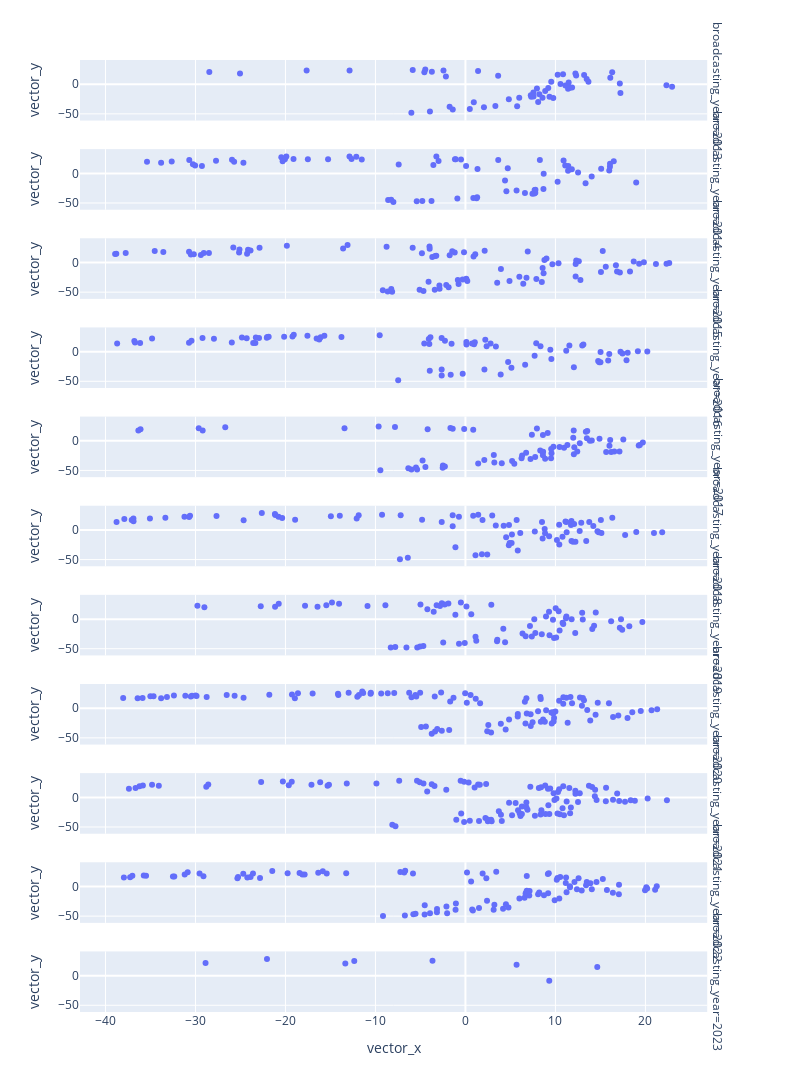

This figure's notebook cell:
### Code cell
df = px.data.tips()
fig = px.scatter(stories_df_merged, x='vector_x', y='vector_y', hover_data=["index", "title"], facet_row="broadcasting_year", width=800, height=2000)
fig.show()

### Figure 1 — Plotly figure (JSON) as saved in the notebook; plotly's stock layout.template omitted (floating-point values rounded to 4 significant figures; data arrays with more than 128 entries replaced by an {"elided": "..."} marker saying what was removed)
{"data": [{"customdata": [["0325", "「映画ドラえもん のび太の新魔界大冒険～７人の魔法使い～」"], ["0326", "「ばくはつコショウ」"], ["0326", "「何が何でもお花見を」"], ["0327", "「やりクリしてハワイ旅行」"], ["0327", "「しずかちゃんのはごろも」"], ["0328", "「ひるねは天国で」"], ["0328", "「どくさいスイッチ」"], ["0329", "「インスタントママ」"], ["0329", "「狙われたジャイアン」"], ["0330", "「脱出！ 恐怖の骨川ハウス」"], ["0330", "「さとりヘルメット」"], ["0331", "「イエコプター」"], ["0331", "「しずかちゃんの最悪な誕生日」"], ["0332", "「朱にまじわれ棒」"], ["0332", "「ジャイアンがパンダ」"], ["0333", "「おみやげフロシキ」"], ["0333", "「最強！黒おびのび太」"], ["0334", "「ジャイアンの引退コンサート」"], ["0334", "「ユメかんとくいす」"], ["0335", "「あべこべ世界ミラー」"], ["0335", "「のび太の秘密トンネル」"], ["0336", "「ひっこし地図でおひっこし」"], ["0336", "「かがみでコマーシャル」"], ["0337", "「なんでもアイス棒」"], ["0337", "「決心コンクリート」"], ["0338", "「さよならボクのそうじ機」"], ["0338", "「真夏の夜の大航海」"], ["0338", "「ダイスキンドリンク」"], ["0339", "「深海サイクリング」"], ["0339", "「のび太のドッキリビデオ」"], ["0340", "「花火を育てよう！」"], ["0340", "「分身ハンマー」"], ["0341", "「オバケと暮らした夏休み」"], ["0341", "「カチンカチンライト」"], ["0342", "「のび太の夏祭り大作戦！」"], ["0342", "「サハラ砂漠で勉強はできない」"], ["0343", "「のび太エネルギーの使い方」"], ["0343", "「はなバルーンで大空に」"], ["0344", "「真夜中の巨大ドラたぬき」"], ["0345", "「にんげん機関車」"], ["0345", "「箱庭で松たけがり」"], ["0346", "「ハロウィンって何の日？」"], ["0346", "「味見スプーン」"], ["0347", "「マジックハンドでやりたい放題」"], ["0347", "「ゴルゴンの首」"], ["0348", "「ヤキイモの気持ち」"], ["0348", "「すい星がギンギラギン」"], ["0349", "「のび太ｖｓ武蔵　巌流島ちょっと前の戦い」"], ["0350", "「ドラえもんに落書き」"], ["0350", "「燃えよ！ドラミのスケート特訓」"], ["0350", "「タイムマシンがなくなった！！」"], ["0351", "「ケガワリング」"], ["0351", "「クリスマスきらきら大作戦」"], ["0352", "「エイコーノトビラ」"], ["0352", "「おだてジョーズ」"], ["0352", "「雪山のロマンス」"]], "hovertemplate": "broadcasting_year=2013<br>vector_x=%{x}<br>vector_y=%{y}<br>index=%{customdata[0]}<br>title=%{customdata[1]}<extra></extra>", "legendgroup": "", "marker": {"color": "#636efa", "symbol": "circle"}, "mode": "markers", "name": "", "orientation": "v", "showlegend": false, "type": "scatter", "x": [16.31, 3.635, -2.441, 17.22, 7.263, 11.41, 8.216, -4.566, 11.61, 9.204, 11.46, -1.411, 7.313, -1.757, 5.978, 8.565, 2.058, -3.945, 10.25, 9.343, 22.96, 1.403, 9.534, -17.65, -28.46, 7.551, 12.3, 3.326, -3.731, -4.461, 0.4845, -12.88, 13.67, 12.22, 11.85, 5.747, -25.05, 17.16, 13.19, 8.081, -5.857, 7.563, 8.863, -6.007, 7.944, 13.47, 11.47, 22.34, 16.1, 4.824, 0.9281, 10.85, 11.11, 9.76, 10.56, -2.17], "xaxis": "x11", "y": [20.47, 14.62, 23.2, -14.66, -18.34, -7.583, -16.74, 20.17, -5.817, -6.191, -4.393, -42.49, -21.23, -37.81, -22.95, -22.78, -38.8, -46.0, 16.05, -21.03, -4.24, 22.33, 4.272, 23.28, 20.7, -13.91, 14.68, -36.53, 21.06, 25.15, -41.58, 23.23, 4.16, 18.03, -5.28, -37.15, 18.05, 1.35, 15.65, -29.85, 24.31, -20.65, -11.5, -47.92, -7.185, 9.048, 3.015, -1.803, 10.92, -25.16, -30.5, 16.88, -1.898, -23.39, 0.4357, 13.21], "yaxis": "y11"}, {"customdata": {"elided": "70x2 str values"}, "hovertemplate": "broadcasting_year=2014<br>vector_x=%{x}<br>vector_y=%{y}<br>index=%{customdata[0]}<br>title=%{customdata[1]}<extra></extra>", "legendgroup": "", "marker": {"color": "#636efa", "symbol": "circle"}, "mode": "markers", "name": "", "orientation": "v", "showlegend": false, "type": "scatter", "x": [4.551, -4.791, 16.48, 4.705, -25.94, -27.71, 11.4, 11.43, 7.687, -1.08, 7.66, 4.399, -19.1, -7.416, -0.8981, 11.09, 3.645, 0.07243, 5.68, 14.03, -1.167, -12.65, -0.4907, -8.588, -29.28, -17.51, -30.03, 8.668, 13.35, 15.08, 1.34, -33.82, 15.98, -11.52, -8.253, -35.38, 1.302, -20.46, 7.763, 12.51, 6.614, -3.564, 0.879, -2.988, -12.88, 7.448, 10.24, -24.67, -30.28, -19.9, -12.13, -25.7, -15.26, -20.06, -8.004, 8.272, -3.768, -3.232, -32.64, -5.414, 16.06, 10.9, 16.07, 18.97, 1.244, 8.694, 11.82, -20.31, -30.69, 7.778], "xaxis": "x10", "y": [-30.02, -46.65, 20.49, 8.543, 23.14, 21.31, 4.474, 12.71, -28.06, 23.98, -33.96, -11.88, 24.18, 15.25, -42.51, 13.49, 22.75, 12.4, -28.68, -5.113, 24.11, 24.18, 23.42, -44.97, 12.73, 24.11, 13.51, -26.12, -16.57, 7.698, 7.636, 18.18, 4.882, 23.56, -44.66, 19.52, -40.22, 27.39, -32.49, 1.753, -33.05, 14.32, -41.34, 21.05, 28.67, -34.53, -14.11, 17.98, 15.46, 28.74, 28.12, 19.57, 23.92, 23.93, -48.2, 22.75, -46.77, 28.54, 20.26, -47.2, 11.19, 21.87, 16.27, -15.34, -42.16, -0.5826, 6.911, 20.66, 22.64, -27.52], "yaxis": "y10"}, {"customdata": {"elided": "86x2 str values"}, "hovertemplate": "broadcasting_year=2015<br>vector_x=%{x}<br>vector_y=%{y}<br>index=%{customdata[0]}<br>title=%{customdata[1]}<extra></extra>", "legendgroup": "", "marker": {"color": "#636efa", "symbol": "circle"}, "mode": "markers", "name": "", "orientation": "v", "showlegend": false, "type": "scatter", "x": [-2.875, 8.777, 8.576, -30.71, -33.57, 12.24, -3.973, -37.75, 3.944, -38.8, -3.685, -24.16, -38.93, 9.664, -13.59, -0.1569, -25.11, 8.684, 15.26, 18.7, -0.7605, 2.138, 9.004, -8.641, 12.31, -2.131, -30.51, -3.239, -25.79, -5.093, -13.1, -34.53, -3.366, -25.15, -28.5, 16.72, -0.8451, 22.35, 16.85, 10.34, 22.65, 8.489, 6.428, -29.4, 19.83, 0.09244, 0.9048, -2.892, 6.925, -0.313, 15.06, 5.991, -19.84, 12.6, 4.897, 1.091, -30.18, -8.761, -1.751, 6.783, -4.098, -24.26, -4.662, -29.07, 17.16, -8.24, -3.406, -23.88, 12.25, -9.18, 18.29, 0.2068, 7.883, 19.3, 12.78, 21.17, -5.862, -1.19, -1.464, -3.995, -8.144, 3.528, -4.835, 15.59, -22.88, -1.869], "xaxis": "x9", "y": [-44.09, 4.492, -9.204, 18.35, 17.85, -23.57, 23.18, 15.96, -10.98, 14.77, 9.186, 21.51, 14.4, -2.68, 23.56, 17.33, 21.88, -18.03, 19.66, 1.844, -36.3, 19.92, 6.838, -48.72, 3.613, -37.72, 13.7, 11.35, 25.44, -46.01, 29.57, 19.64, 10.97, 17.19, 16.23, -4.446, -29.34, -1.86, -15.0, -1.173, -0.5735, -32.93, -35.85, 12.92, 0.5433, -27.43, 10.31, -38.72, 18.8, -28.63, -16.06, -24.07, 28.34, 2.1, -31.28, 13.9, 13.98, 26.56, 12.55, -25.7, -32.58, 14.75, -48.0, 16.35, -16.77, -44.61, -45.87, 20.36, -2.372, -46.87, -15.25, -30.98, -27.72, -2.009, -29.4, -2.327, 25.2, 17.15, 19.21, 27.12, -49.33, -34.22, 15.68, -7.291, 24.95, -41.85], "yaxis": "y9"}, {"customdata": {"elided": "78x2 str values"}, "hovertemplate": "broadcasting_year=2016<br>vector_x=%{x}<br>vector_y=%{y}<br>index=%{customdata[0]}<br>title=%{customdata[1]}<extra></extra>", "legendgroup": "", "marker": {"color": "#636efa", "symbol": "circle"}, "mode": "markers", "name": "", "orientation": "v", "showlegend": false, "type": "scatter", "x": [-4.012, 14.75, -4.573, 3.917, 20.21, -2.277, -0.3042, -36.79, 15.0, 2.791, 4.744, -7.472, 17.9, 15.02, -19.08, -1.542, 8.342, -4.071, 14.87, -17.56, 1.043, -2.639, 17.23, 12.98, 17.45, -13.78, -22.07, -20.15, -2.641, -15.68, 2.355, -19.22, -29.22, 11.2, -3.891, -22.94, 0.1138, 7.689, -22.02, 7.867, 2.206, 5.109, 6.634, 19.16, -27.95, 15.86, 13.1, 9.434, -16.53, -23.34, -36.71, -16.08, -38.7, 12.05, -30.72, -1.637, -9.525, 0.9589, 3.381, -25.96, 18.03, -23.58, -23.29, -21.86, 11.55, -24.84, 0.1019, -36.15, 2.11, -30.44, 15.98, -16.24, -3.962, -34.82, 0.7348, -2.643, 9.55, -24.31], "xaxis": "x8", "y": [13.04, -15.51, 14.08, -38.52, 0.464, 18.57, -37.34, 17.89, -17.96, 13.86, -17.44, -48.33, -14.34, -0.618, 28.45, 13.37, 9.308, 21.51, -17.61, 26.8, 16.14, -40.31, -0.1278, 10.48, -3.12, 24.7, 23.51, 25.42, -30.14, 27.05, 9.138, 25.5, 23.27, 1.548, 24.42, 23.05, 12.05, -7.031, 24.67, 14.1, 20.01, -27.08, -22.04, 0.5636, 21.96, -14.8, 12.15, 3.213, 22.19, 14.76, 15.38, 24.37, 13.82, -26.42, 15.23, -38.73, 27.81, 12.53, 9.002, 15.66, -1.937, 14.8, 23.88, 25.33, 10.4, 24.0, 16.23, 14.79, -30.27, 18.55, -3.851, 20.81, -32.23, 22.29, 13.79, 23.28, -12.5, 22.84], "yaxis": "y8"}, {"customdata": {"elided": "73x2 str values"}, "hovertemplate": "broadcasting_year=2017<br>vector_x=%{x}<br>vector_y=%{y}<br>index=%{customdata[0]}<br>title=%{customdata[1]}<extra></extra>", "legendgroup": "", "marker": {"color": "#636efa", "symbol": "circle"}, "mode": "markers", "name": "", "orientation": "v", "showlegend": false, "type": "scatter", "x": [14.9, 17.54, 13.54, 8.314, 10.46, -29.64, 7.943, 3.153, 13.5, 6.236, 15.64, 8.571, 9.778, -36.11, -29.2, 7.749, 9.14, 6.3, 13.83, 8.611, 7.233, 8.632, 5.429, -0.1391, -9.452, 2.097, 12.03, 16.09, 3.212, 11.98, 12.1, 10.96, -2.285, 16.0, -5.496, -1.669, -9.644, 9.563, 12.71, -7.829, -2.527, 13.38, -5.999, -26.69, 8.857, 7.385, 11.33, 19.26, 14.04, 16.55, 0.8651, 9.512, -5.371, 6.743, -6.345, 12.43, -36.34, 9.529, 5.186, 19.71, -1.414, -4.762, 4.038, 8.612, 17.12, 1.417, 12.05, 19.38, -13.44, 16.19, -4.448, -2.502, -4.2], "xaxis": "x7", "y": [3.372, 2.374, 16.65, -16.19, -10.3, 21.45, 20.72, -23.87, 4.482, -29.62, -18.78, -18.75, -9.834, 19.45, 17.31, -27.1, 13.24, -24.84, -0.01705, -24.53, -30.56, -18.22, -38.74, 20.12, -49.9, -32.44, 17.35, 1.451, -36.59, 5.252, -10.83, -11.8, -43.44, -8.459, -44.87, 21.78, 24.24, -21.07, -3.908, 23.45, -45.41, 15.46, -48.41, 23.02, -30.14, 10.26, -6.947, -7.943, 0.6853, -18.15, 18.87, -29.61, -48.46, -19.93, -46.17, -17.93, 17.63, -13.96, -34.04, -2.715, 20.42, -33.25, -38.05, 9.683, -17.9, -38.24, -22.77, -6.988, 21.34, -18.77, -44.27, -41.67, 19.41], "yaxis": "y7"}, {"customdata": {"elided": "83x2 str values"}, "hovertemplate": "broadcasting_year=2018<br>vector_x=%{x}<br>vector_y=%{y}<br>index=%{customdata[0]}<br>title=%{customdata[1]}<extra></extra>", "legendgroup": "", "marker": {"color": "#636efa", "symbol": "circle"}, "mode": "markers", "name": "", "orientation": "v", "showlegend": false, "type": "scatter", "x": [5.69, -1.112, 4.826, 14.8, 6.094, 8.851, 5.132, 15.05, 1.832, 14.67, 4.524, 11.95, 5.815, 20.95, 12.22, 17.75, -1.416, -30.7, 10.79, 8.576, -2.635, -27.66, -4.816, 14.21, 4.249, 11.12, 8.508, -6.402, 0.8636, 12.08, -33.34, -11.86, -18.93, -37.09, 8.806, 15.11, -20.77, -7.196, 10.16, 1.42, -20.36, 2.976, 7.708, -12.08, 5.169, -13.96, -31.22, 13.42, 18.98, 1.116, 4.912, 12.87, 11.73, -9.267, -22.63, -1.413, 11.25, -38.77, -21.13, 10.43, -24.65, 1.899, 9.298, 11.78, -36.89, 16.32, 10.42, -37.9, 11.21, -30.6, -21.17, -7.278, -0.7228, 21.86, -35.06, 13.76, 3.373, 11.78, 2.427, 4.84, 12.7, -14.95, -36.88], "xaxis": "x6", "y": [16.99, -29.14, -25.76, -3.674, -5.014, -5.355, -22.16, 17.06, -40.97, -2.035, -12.37, -19.7, -34.48, -5.005, -20.04, -8.392, 6.503, 21.77, -11.26, -14.47, 13.33, 23.58, 17.1, 6.814, 6.959, 14.42, 13.4, -46.9, 23.98, 10.06, 20.6, 25.08, 17.14, 16.77, 1.741, -4.981, 22.52, 24.92, -16.74, 25.63, 20.33, 24.68, -2.743, 19.52, -7.498, 23.91, 22.33, -18.69, -3.221, -42.88, -21.99, 12.28, 8.604, 25.86, 28.85, 24.85, -3.621, 13.58, 25.29, -24.71, 16.52, 17.02, -10.77, 15.05, 19.55, 20.89, 9.027, 18.64, 13.41, 24.26, 27.15, -49.5, 22.56, -3.63, 19.21, 13.43, 7.733, -18.47, -41.44, 8.568, -1.515, 23.03, 14.94], "yaxis": "y6"}, {"customdata": [["0548", "「ランプのけむりオバケ」"], ["0548", "「ジャイアンシチュー」"], ["0549", "「ポケットの中のぴょん太」"], ["0549", "「平和アンテナ」"], ["0550", "「フェスティバルーン」"], ["0550", "「ホカホカ雪で雪合戦」"], ["0551", "「熱血応援マイク」"], ["0551", "「オモイコミン」"], ["0552", "「ドラかぐや、月に帰る！？」"], ["0552", "「おおかみ男クリーム」"], ["0553", "「映画ドラえもん のび太の宝島」"], ["0554", "「タイムふろしき」"], ["0554", "「ニセ宇宙人」"], ["0555", "「化石大発見！」"], ["0555", "「布団にのってふわふわり」"], ["0556", "「ゆめの町、ノビタランド」"], ["0556", "「ドラえもんをのぞいちゃえ！」"], ["0557", "「ダジャレーランド」"], ["0557", "「無敵！コンチュー丹」"], ["0558", "「タタミのたんぼ」"], ["0558", "「未来からの買い物」"], ["0559", "「のび太のおいしい食べ方」"], ["0559", "「お料理ワッペン」"], ["0560", "「しつけキャンディー」"], ["0560", "「人間味調味料」"], ["0561", "「トランポリンゲン」"], ["0561", "「シャボン玉宅配便」"], ["0562", "「ネアンデルタール人を救え」"], ["0562", "「のび太もたまには考える」"], ["0563", "「大スタージャイアン！？」"], ["0563", "「恐怖のディナーショー」"], ["0564", "「ガワラオニ」"], ["0564", "「チョージャワラシベ」"], ["0565", "「本人ビデオでほめられたい」"], ["0565", "「ホ、ホ、ホタル来い」"], ["0566", "「わたがし雲メーカー」"], ["0566", "「ねがい七夕ロケット」"], ["0567", "「イロガラドラえもん」"], ["0567", "「海に入らず海底を散歩する方法」"], ["0567", "「２２世紀で夏休み」"], ["0568", "「大パニック！のび太のヒマワリ日記」"], ["0568", "「けん銃王コンテスト」"], ["0569", "「ゾクゾク！？学校の七不思議」"], ["0569", "「人食いハウス」"], ["0570", "「立体パズルハンマー」"], ["0570", "「サンタイン」"], ["0571", "「恐怖のたたりチンキ」"], ["0571", "「レプリコッコ花火」"], ["0572", ["「未来の迷宮（ラビリンス） おかし城（キャッスル）」", "「謎のピラミッド！？エジプト大冒険」"]], ["0573", "「ねこっかぶり」"], ["0573", "「強～いイシ」"], ["0574", "「ドラえもんがいっぱい」"], ["0574", "「アルマジロン」"], ["0575", "「変身レプリンター」"], ["0575", "「ツバメののび太」"], ["0576", "「落とし物つりぼり」"], ["0576", "「強いペットがほしい」"], ["0577", "「へやいっぱいの大どらやき」"], ["0577", "「ドラドラスパイ大作戦」"], ["0578", "「ヴェルサイユのママ」"], ["0578", "「動物型にげだし錠」"], ["0579", "「ウルトラリング」"], ["0579", "「いろいろソーダセット」"], ["0580", "「ピクニックで先をこせ」"], ["0580", "「かがみのない世界」"], ["0581", "「多目的お守りは責任感が強い」"], ["0581", "「野比家、夢の温泉旅行」"], ["0582", "「捜査ごっこセット」"], ["0582", "「イースター島のモアイ」"], ["0583", "「タイムワープでプレゼントを」"], ["0583", "「クリスマスに雪を」"], ["0584", "「ネズミ年だよ！ドラえもん」"], ["0584", "「出てくる出てくるお年玉」"]], "hovertemplate": "broadcasting_year=2019<br>vector_x=%{x}<br>vector_y=%{y}<br>index=%{customdata[0]}<br>title=%{customdata[1]}<extra></extra>", "legendgroup": "", "marker": {"color": "#636efa", "symbol": "circle"}, "mode": "markers", "name": "", "orientation": "v", "showlegend": false, "type": "scatter", "x": [-17.82, -5.354, 11.22, -15.46, 9.843, 4.209, 10.03, 8.951, -8.894, 7.651, -29.78, 7.17, 10.36, -2.829, -10.88, -16.44, -4.229, -29.01, 13.04, 16.19, 14.09, -4.995, -14.04, -2.308, -2.469, 3.512, -21.15, 1.119, 0.6482, -2.621, 17.29, 11.8, 10.08, -3.199, 4.407, -1.895, 18.21, -7.796, 12.97, 17.42, 0.1133, 9.288, 14.3, -6.555, -22.75, 19.66, -0.07545, 1.203, -3.526, 14.48, -4.677, -14.83, 6.693, 9.727, -5.033, 11.17, 7.766, 10.46, 2.877, 17.16, 6.344, 10.8, 7.379, -0.7151, 12.2, -8.298, 8.485, 10.87, 3.543, 9.342, -0.5055, -20.75, -1.118], "xaxis": "x5", "y": [22.53, -47.79, 4.523, 23.61, -31.73, -16.07, 18.49, 4.451, 23.38, -0.03187, 22.62, -11.77, 13.4, 22.2, 22.01, 20.87, 16.72, 20.07, -0.8186, -3.407, -16.54, 24.52, 26.07, 24.66, -39.34, -37.24, 21.02, -29.62, 8.445, 26.67, -0.1575, -0.2293, -31.05, 23.44, -39.01, 26.27, -12.0, -47.21, 10.72, -18.12, 21.45, 12.4, -11.19, -47.92, 21.66, -5.024, -40.19, -36.59, 12.33, 11.19, -45.21, 27.92, -28.75, -0.8802, -46.13, 1.534, -23.59, -19.02, 24.29, -14.38, -24.37, -6.095, -29.38, -41.5, -23.35, -47.81, -25.77, -8.262, -34.71, -27.22, 28.17, 26.12, 7.608], "yaxis": "y5"}, {"customdata": {"elided": "107x2 str values"}, "hovertemplate": "broadcasting_year=2020<br>vector_x=%{x}<br>vector_y=%{y}<br>index=%{customdata[0]}<br>title=%{customdata[1]}<extra></extra>", "legendgroup": "", "marker": {"color": "#636efa", "symbol": "circle"}, "mode": "markers", "name": "", "orientation": "v", "showlegend": false, "type": "scatter", "x": [2.423, -4.918, -16.98, 7.247, 8.378, -11.36, 2.846, 20.68, 21.31, 4.85, -10.51, -3.745, 7.26, 13.17, 18.01, 16.41, 6.672, -1.695, 14.7, -1.325, 3.935, 9.748, -2.625, -5.995, -9.362, -12.98, -19.28, -5.461, 19.48, -30.39, 4.471, -25.65, -29.98, -21.79, -4.393, 9.852, -14.12, -26.53, 2.543, 6.604, 11.85, -2.7, -31.13, 8.969, 12.95, 1.144, 8.33, 7.462, 15.95, -36.43, -14.16, 8.367, 12.73, -12.02, -32.39, 13.54, -18.95, -5.559, -6.25, 0.1525, -33.17, -33.81, 0.5722, -18.61, 11.67, 8.824, 10.88, -10.54, 5.82, 9.996, -8.633, -35.88, -30.51, -3.374, -38.03, 8.069, -5.032, -7.914, 9.552, 13.87, 9.798, -29.88, 11.36, 16.99, -28.75, 8.629, 18.54, -1.804, 6.774, 13.05, 1.63, 9.592, 10.41, -35.01, -3.134, 5.809, 10.87, -24.65, -11.83, 9.745, -3.411, -0.03019, -34.65, -11.47, 6.816, 11.21, 14.46], "xaxis": "x4", "y": [-38.66, -31.77, 25.12, -10.32, -22.68, 25.91, -41.14, -3.216, -1.823, -19.17, 26.33, -42.89, -29.97, 13.41, -16.36, -14.77, -25.8, 11.39, 9.423, 17.86, -25.96, -8.654, -37.98, 18.49, 24.97, 26.03, 23.46, 19.99, -4.604, 20.96, -35.89, 21.04, 21.72, 22.66, -30.86, -16.59, 22.52, 22.22, -28.17, 10.89, 8.313, 26.68, 20.96, -3.51, 4.212, 16.23, 19.23, -23.48, 8.674, 16.8, 24.57, 15.62, 18.29, 19.6, 21.54, -3.086, 17.12, 22.59, 26.23, 9.361, 18.84, 16.85, 22.51, 25.33, 19.22, -22.73, 18.74, 24.68, -9.812, -5.43, 25.36, 17.51, 19.77, -39.46, 17.22, -4.91, 26.08, 25.9, -7.296, -20.54, -22.25, 20.92, -24.52, -12.29, 19.04, -19.07, -6.622, -36.81, 17.01, 17.18, 8.305, -25.6, 12.64, 20.38, -34.85, -14.09, 7.573, 17.73, 22.59, -6.652, 20.1, 25.29, 20.39, 28.2, -8.748, 17.88, -10.98], "yaxis": "y4"}, {"customdata": {"elided": "104x2 str values"}, "hovertemplate": "broadcasting_year=2021<br>vector_x=%{x}<br>vector_y=%{y}<br>index=%{customdata[0]}<br>title=%{customdata[1]}<extra></extra>", "legendgroup": "", "marker": {"color": "#636efa", "symbol": "circle"}, "mode": "markers", "name": "", "orientation": "v", "showlegend": false, "type": "scatter", "x": [7.212, 11.63, 8.896, -19.63, 1.51, 2.49, 6.273, 2.301, 14.41, 14.38, 10.79, -0.1435, 18.36, 10.87, -3.438, 11.72, 12.51, -0.531, -7.36, 8.441, -22.7, 8.357, -28.8, -36.65, -8.127, 5.577, 6.025, 12.21, 9.32, 14.57, -34.82, 17.73, 3.947, 15.63, 5.183, 18.83, -4.251, -2.13, 5.846, -17.11, -15.32, 6.773, -34.07, -4.662, -16.14, 10.11, 17.08, 1.411, 10.5, 2.849, -9.889, 16.86, 4.851, 9.214, 14.07, 13.73, 20.25, 9.17, -3.743, 9.416, 10.41, -35.84, 0.3537, 7.722, 3.712, 11.25, -19.3, 1.022, -36.21, -37.39, -20.29, 9.799, -5.075, 6.275, -1.017, 6.895, 10.23, 2.223, -5.379, -0.4716, 2.915, 8.864, 2.464, -0.1463, 8.405, 0.4876, 11.54, 10.28, 1.597, -13.19, 12.23, -15.17, -7.775, -28.58, 4.04, 9.892, 22.39, 10.95, 15.6, 8.158, 6.118, 12.7, 6.772, 16.4], "xaxis": "x3", "y": [18.15, -26.79, -28.21, 20.47, -39.7, -40.5, -28.03, 22.53, 13.12, 1.976, -18.47, 26.44, -4.956, 18.85, 19.2, -17.25, -7.697, 28.05, 27.95, -21.59, 25.92, -28.73, 17.89, 16.04, -46.17, -9.343, -26.89, 11.38, -28.05, -4.465, 21.46, -7.225, -29.32, 16.21, -30.12, -5.548, 9.928, 12.88, -21.65, 21.23, 19.56, -8.81, 19.89, 23.61, 25.43, -1.906, -5.922, 21.62, -28.3, -37.65, 23.68, 6.62, -9.087, -13.41, 17.55, 19.74, -1.68, 14.52, 22.31, 15.22, 13.72, 20.31, 25.16, -31.17, -23.46, -6.758, 26.49, 16.83, 18.8, 14.58, 27.04, 6.891, 25.65, -15.19, -37.61, -20.83, -27.07, -34.6, 28.28, -27.33, -40.38, 19.93, -37.31, -41.39, 17.08, -39.42, 15.82, 9.058, 21.2, 23.34, 5.977, 21.2, -48.94, 21.92, -39.95, -4.402, -4.903, -30.05, -6.622, 16.0, -31.38, 6.956, -16.43, -3.919], "yaxis": "y3"}, {"customdata": {"elided": "101x2 str values"}, "hovertemplate": "broadcasting_year=2022<br>vector_x=%{x}<br>vector_y=%{y}<br>index=%{customdata[0]}<br>title=%{customdata[1]}<extra></extra>", "legendgroup": "", "marker": {"color": "#636efa", "symbol": "circle"}, "mode": "markers", "name": "", "orientation": "v", "showlegend": false, "type": "scatter", "x": [9.187, -6.727, -2.034, -22.83, 4.782, 3.135, -5.547, 11.61, 12.12, 12.39, -35.49, 19.96, 10.43, -6.695, -3.937, -18.12, -23.88, 16.39, -37.95, 4.498, -29.11, -3.157, -6.806, -30.86, 8.075, 0.175, 11.24, -37.26, 12.57, 12.92, -25.26, 7.126, 8.728, -4.523, 3.423, 15.72, 20.19, -16.36, 0.7522, -3.168, 9.162, -23.61, 13.48, -13.25, -15.85, 11.62, 1.912, 6.716, -5.79, 2.323, 14.56, -18.43, 6.573, -5.829, 13.41, 17.05, -35.74, 3.215, -7.233, -15.42, 7.095, 14.04, 0.6292, 6.0, -32.35, -32.5, -29.54, -17.87, -4.537, 10.23, 11.18, 10.54, 21.26, 9.917, 13.88, -25.34, 4.181, 1.508, -21.46, -31.2, 6.817, -24.69, 2.398, -1.098, 0.8264, 15.27, -37.01, 8.198, -19.76, 21.08, 11.15, -2.109, 20.1, -9.16, 9.259, -1.06, 6.686, 6.814, 17.07, -24.24, 10.15], "xaxis": "x2", "y": [-11.29, -49.1, -45.07, 14.5, -35.36, -39.27, -46.02, 0.3506, 7.595, -4.458, 18.44, -6.086, -20.15, 26.57, -45.1, 20.25, 16.23, -10.44, 15.19, -29.8, 17.52, -38.12, 23.9, 24.12, -12.84, 23.88, -9.435, 15.56, 13.89, -6.523, 16.34, -7.641, -14.69, -31.54, 25.11, -5.627, -3.352, 23.29, -38.63, -43.47, 21.15, 21.86, 7.669, 22.39, 25.89, -1.103, 22.1, -10.83, -46.8, 13.85, 7.582, 22.8, -18.71, 22.12, 2.412, -13.07, 18.79, -30.86, 24.56, 22.2, -15.1, -4.511, 8.428, -20.33, 16.91, 16.87, 22.17, 20.17, -47.27, 14.55, 15.19, 15.96, 0.4067, -23.26, 5.608, 14.21, -37.41, -36.06, 26.45, 20.34, 17.77, 21.82, -24.12, -39.0, -40.33, 12.67, 18.46, -10.12, 22.35, -5.207, 5.926, -33.71, -1.174, -49.62, 22.4, -28.54, -12.03, -7.218, 2.942, 15.12, 11.57], "yaxis": "y2"}, {"customdata": [["0740", "「宝さがしペーパー」"], ["0740", "「カッカホカホカ」"], ["0741", "「巨大ロボットで雪あそび！？」"], ["0741", "「夜空に輝くピザ・ギョーザ」"], ["0742", "「ありがたみわかり機」"], ["0742", "「のび泥棒をタイホせよ！」"], ["0743", "「鬼のパンツはいいパンツ？」"], ["0743", "「雪だるまが町にやってきた」"]], "hovertemplate": "broadcasting_year=2023<br>vector_x=%{x}<br>vector_y=%{y}<br>index=%{customdata[0]}<br>title=%{customdata[1]}<extra></extra>", "legendgroup": "", "marker": {"color": "#636efa", "symbol": "circle"}, "mode": "markers", "name": "", "orientation": "v", "showlegend": false, "type": "scatter", "x": [-28.88, 14.65, 5.684, -13.35, 9.314, -12.35, -22.05, -3.66], "xaxis": "x", "y": [21.29, 14.83, 18.54, 20.42, -8.574, 24.65, 28.39, 25.33], "yaxis": "y"}], "layout": {"annotations": [{"font": {}, "showarrow": false, "text": "broadcasting_year=2023", "textangle": 90, "x": 0.98, "xanchor": "left", "xref": "paper", "y": 0.03182, "yanchor": "middle", "yref": "paper"}, {"font": {}, "showarrow": false, "text": "broadcasting_year=2022", "textangle": 90, "x": 0.98, "xanchor": "left", "xref": "paper", "y": 0.1255, "yanchor": "middle", "yref": "paper"}, {"font": {}, "showarrow": false, "text": "broadcasting_year=2021", "textangle": 90, "x": 0.98, "xanchor": "left", "xref": "paper", "y": 0.2191, "yanchor": "middle", "yref": "paper"}, {"font": {}, "showarrow": false, "text": "broadcasting_year=2020", "textangle": 90, "x": 0.98, "xanchor": "left", "xref": "paper", "y": 0.3127, "yanchor": "middle", "yref": "paper"}, {"font": {}, "showarrow": false, "text": "broadcasting_year=2019", "textangle": 90, "x": 0.98, "xanchor": "left", "xref": "paper", "y": 0.4064, "yanchor": "middle", "yref": "paper"}, {"font": {}, "showarrow": false, "text": "broadcasting_year=2018", "textangle": 90, "x": 0.98, "xanchor": "left", "xref": "paper", "y": 0.5, "yanchor": "middle", "yref": "paper"}, {"font": {}, "showarrow": false, "text": "broadcasting_year=2017", "textangle": 90, "x": 0.98, "xanchor": "left", "xref": "paper", "y": 0.5936, "yanchor": "middle", "yref": "paper"}, {"font": {}, "showarrow": false, "text": "broadcasting_year=2016", "textangle": 90, "x": 0.98, "xanchor": "left", "xref": "paper", "y": 0.6873, "yanchor": "middle", "yref": "paper"}, {"font": {}, "showarrow": false, "text": "broadcasting_year=2015", "textangle": 90, "x": 0.98, "xanchor": "left", "xref": "paper", "y": 0.7809, "yanchor": "middle", "yref": "paper"}, {"font": {}, "showarrow": false, "text": "broadcasting_year=2014", "textangle": 90, "x": 0.98, "xanchor": "left", "xref": "paper", "y": 0.8745, "yanchor": "middle", "yref": "paper"}, {"font": {}, "showarrow": false, "text": "broadcasting_year=2013", "textangle": 90, "x": 0.98, "xanchor": "left", "xref": "paper", "y": 0.9682, "yanchor": "middle", "yref": "paper"}], "height": 2000, "legend": {"tracegroupgap": 0}, "margin": {"t": 60}, "width": 800, "xaxis": {"anchor": "y", "domain": [0, 0.98], "title": {"text": "vector_x"}}, "xaxis10": {"anchor": "y10", "domain": [0, 0.98], "matches": "x", "showticklabels": false}, "xaxis11": {"anchor": "y11", "domain": [0, 0.98], "matches": "x", "showticklabels": false}, "xaxis2": {"anchor": "y2", "domain": [0, 0.98], "matches": "x", "showticklabels": false}, "xaxis3": {"anchor": "y3", "domain": [0, 0.98], "matches": "x", "showticklabels": false}, "xaxis4": {"anchor": "y4", "domain": [0, 0.98], "matches": "x", "showticklabels": false}, "xaxis5": {"anchor": "y5", "domain": [0, 0.98], "matches": "x", "showticklabels": false}, "xaxis6": {"anchor": "y6", "domain": [0, 0.98], "matches": "x", "showticklabels": false}, "xaxis7": {"anchor": "y7", "domain": [0, 0.98], "matches": "x", "showticklabels": false}, "xaxis8": {"anchor": "y8", "domain": [0, 0.98], "matches": "x", "showticklabels": false}, "xaxis9": {"anchor": "y9", "domain": [0, 0.98], "matches": "x", "showticklabels": false}, "yaxis": {"anchor": "x", "domain": [0, 0.06364], "title": {"text": "vector_y"}}, "yaxis10": {"anchor": "x10", "domain": [0.8427, 0.9064], "matches": "y", "title": {"text": "vector_y"}}, "yaxis11": {"anchor": "x11", "domain": [0.9364, 1.0], "matches": "y", "title": {"text": "vector_y"}}, "yaxis2": {"anchor": "x2", "domain": [0.09364, 0.1573], "matches": "y", "title": {"text": "vector_y"}}, "yaxis3": {"anchor": "x3", "domain": [0.1873, 0.2509], "matches": "y", "title": {"text": "vector_y"}}, "yaxis4": {"anchor": "x4", "domain": [0.2809, 0.3445], "matches": "y", "title": {"text": "vector_y"}}, "yaxis5": {"anchor": "x5", "domain": [0.3745, 0.4382], "matches": "y", "title": {"text": "vector_y"}}, "yaxis6": {"anchor": "x6", "domain": [0.4682, 0.5318], "matches": "y", "title": {"text": "vector_y"}}, "yaxis7": {"anchor": "x7", "domain": [0.5618, 0.6255], "matches": "y", "title": {"text": "vector_y"}}, "yaxis8": {"anchor": "x8", "domain": [0.6555, 0.7191], "matches": "y", "title": {"text": "vector_y"}}, "yaxis9": {"anchor": "x9", "domain": [0.7491, 0.8127], "matches": "y", "title": {"text": "vector_y"}}}}
